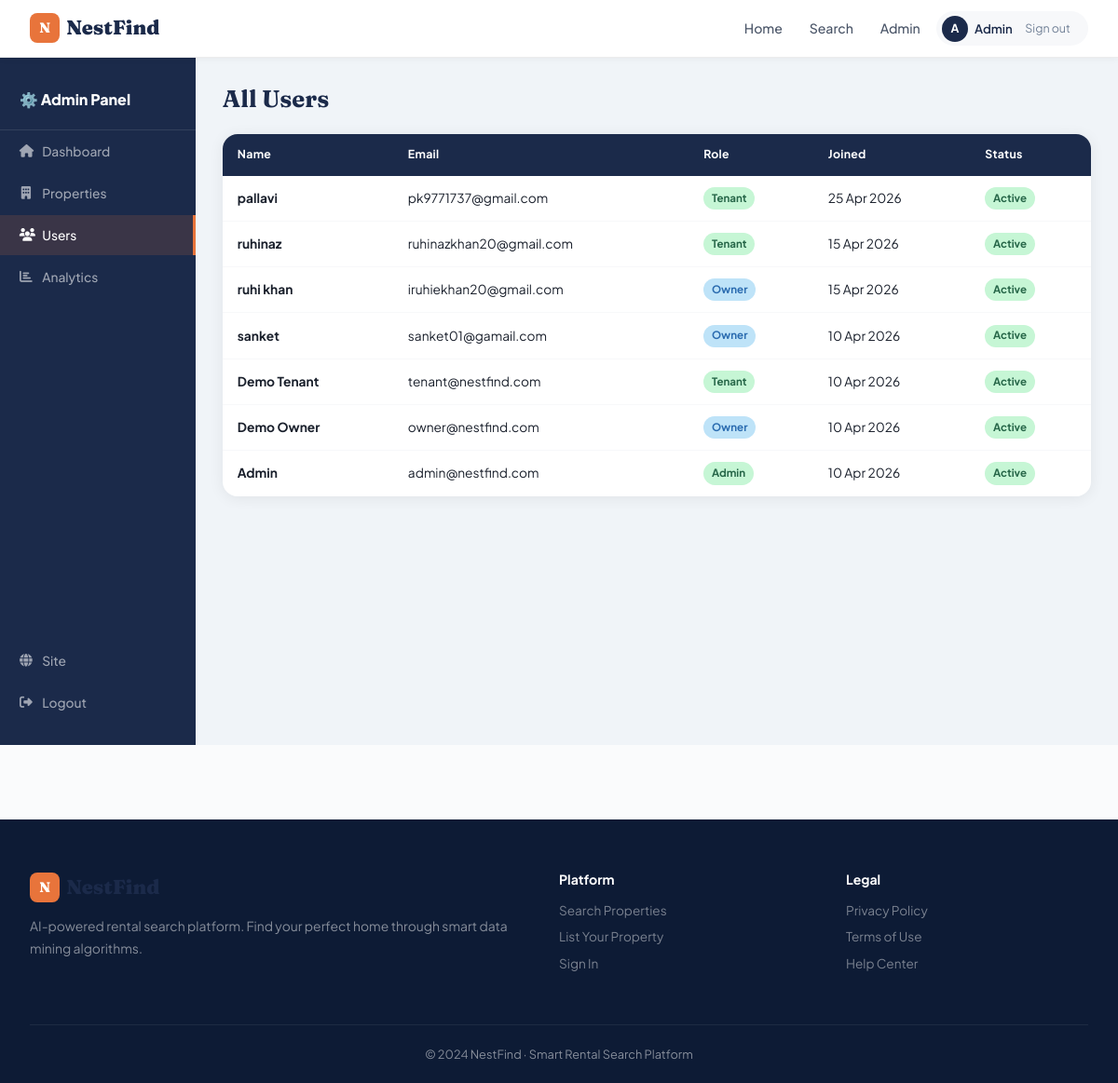
Page /admin/users (signed in) on the committed database.
### models.py (models this page shows)
class User(UserMixin, db.Model):
    __tablename__ = 'users'
    id = db.Column(db.Integer, primary_key=True)
    name = db.Column(db.String(100), nullable=False)
    email = db.Column(db.String(150), unique=True, nullable=False)
    password = db.Column(db.String(200), nullable=False)
    role = db.Column(db.String(20), default='tenant')  # tenant / owner / admin
    is_blocked = db.Column(db.Boolean, default=False)
    created_at = db.Column(db.DateTime, default=datetime.utcnow)
    preferences = db.relationship('TenantPreference', backref='user', uselist=False, lazy=True)
    properties = db.relationship('Property', backref='owner', lazy=True, foreign_keys='Property.owner_id')
    wishlist = db.relationship('Wishlist', backref='user', lazy=True)
    reviews = db.relationship('Review', backref='user', lazy=True)

### routes/admin.py (the view)
@admin.route('/users')
@login_required
@require_admin
def users():
    all_users = User.query.filter(User.role != 'superadmin').order_by(User.created_at.desc()).all()
    return render_template('admin/users.html', users=all_users)

### routes/admin.py (called while the page is built)
def require_admin(f):
    @wraps(f)
    def dec(*a, **kw):
        if not current_user.is_authenticated or current_user.role != 'admin':
            flash('Admin access required.', 'danger')
            return redirect(url_for('auth.login'))
        return f(*a, **kw)
    return dec

### routes/auth.py (called while the page is built)
@login_manager.user_loader
def load_user(user_id):
    return User.query.get(int(user_id))

### templates/admin/users.html (shortened to what this page needs)
{% extends 'admin/base.html' %}
{% block admin_content %}
<h1 class="admin-title">All Users</h1>
<div class="table-wrap">
  <table><thead><tr><th>Name</th><th>Email</th><th>Role</th><th>Joined</th><th>Status</th></tr></thead>
  <tbody>{% for u in users %}
  <tr>
    <td><strong>{{ u.name }}</strong></td><td>{{ u.email }}</td>
    <td><span class="badge {{ 'blue' if u.role=='owner' else 'red' if u.role=='blocked' else 'green' }}">{{ u.role|capitalize }}</span></td>
    <td>{{ u.created_at.strftime('%d %b %Y') }}</td>
    <td>{% if u.is_blocked %}<span class="badge red">Blocked</span>{% else %}<span class="badge green">Active</span>{% endif %}</td>
  </tr>
  {% endfor %}</tbody></table>
</div>
{% endblock %}

### templates/base.html (shortened to what this page needs)
<!DOCTYPE html>
<html lang="en">
<head>
<link rel="stylesheet" href="https://cdnjs.cloudflare.com/ajax/libs/font-awesome/6.5.0/css/all.min.css"/>
<link rel="stylesheet" href="/static/css/main.css"/>
</head>
<body>
<nav class="navbar">
  <a href="/" class="brand">
    <div class="brand-mark">N</div>
    <span class="brand-name">NestFind</span>
  </a>
  <div class="nav-links" id="navLinks">
    <a href="/" class="nav-link {% if request.path=='/' %}active{% endif %}">Home</a>
    <a href="/search" class="nav-link {% if '/search' in request.path %}active{% endif %}">Search</a>
    {% if current_user.is_authenticated %}
      {% if current_user.role == 'admin' %}
        <a href="/admin/dashboard" class="nav-link">Admin</a>
      {% elif current_user.role == 'owner' %}
        <a href="/owner/dashboard" class="nav-link">My Listings</a>
        <a href="/owner/property/add" class="nav-cta">+ List Property</a>
      {% else %}
        <a href="/wishlist" class="nav-link"><i class="fas fa-heart"></i> Saved</a>
      {% endif %}
      <div class="nav-user-pill">
        <div class="user-dot">{{ current_user.name[0].upper() }}</div>
        <span>{{ current_user.name.split()[0] }}</span>
        <a href="/logout" class="logout-link">Sign out</a>
      </div>
    {% else %}
      <a href="/login" class="nav-link">Login</a>
      <a href="/register" class="nav-cta">Register</a>
    {% endif %}
  </div>
</nav>
<main>{% block content %}{% endblock %}</main>
<footer class="site-footer">
  <div class="footer-grid">
    <div class="footer-about">
      <div class="brand"><div class="brand-mark">N</div><span class="brand-name">NestFind</span></div>
      <p>AI-powered rental search platform. Find your perfect home through smart data mining algorithms.</p>
    </div>
    <div>
      <h4>Platform</h4>
      <a href="/search">Search Properties</a>
      <a href="/register">List Your Property</a>
      <a href="/login">Sign In</a>
    </div>
    <div>
      <h4>Legal</h4>
      <a href="#">Privacy Policy</a>
      <a href="#">Terms of Use</a>
      <a href="#">Help Center</a>
    </div>
  </div>
  <div class="footer-bottom">© 2024 NestFind · Smart Rental Search Platform</div>
</footer>
</body>
</html>

### static/css/main.css (style rules this page uses)
:root { --navy:#1B2A4A; --blue:#2E5FA3; --lblue:#D6E4F7; --orange:#E8743B; --orange2:#d4663a; --dark:#0D1B35; --gray:#4A5568; --lgray:#F7F8FA; --mgray:#CBD5E0; --white:#FFFFFF; --cream:#FAFBFC; --text:#1A202C; --muted:#718096; --green:#276749; --red:#C53030; --yellow:#B7791F; --r:10px; --r2:16px; --r3:24px; --sh:0 2px 16px rgba(0,0,0,0.07); --sh2:0 8px 32px rgba(0,0,0,0.10); --t:all 0.22s cubic-bezier(0.4,0,0.2,1); }
*,*::before,*::after { box-sizing:border-box;margin:0;padding:0 }
html { scroll-behavior:smooth }
body { font-family:'Plus Jakarta Sans',system-ui,sans-serif;background:var(--cream);color:var(--text);line-height:1.6 }
h1,h2,h3,h4 { font-family:'Fraunces',Georgia,serif;line-height:1.2;color:var(--navy) }
a { color:var(--orange);text-decoration:none;transition:var(--t) }
.navbar { position:sticky;top:0;z-index:1000;background:rgba(255,255,255,0.97);backdrop-filter:blur(12px);border-bottom:1px solid rgba(0,0,0,0.07);height:62px;padding:0 2rem;display:flex;align-items:center;justify-content:space-between;box-shadow:0 1px 8px rgba(0,0,0,0.05) }
.brand { display:flex;align-items:center;gap:.45rem;font-family:'Fraunces',serif;font-size:1.35rem;font-weight:900;color:var(--navy)!important }
.brand-mark { width:32px;height:32px;background:var(--orange);border-radius:8px;display:flex;align-items:center;justify-content:center;font-size:.95rem;font-weight:900;color:white }
.brand-name { color:var(--navy) }
.nav-links { display:flex;align-items:center;gap:.3rem }
.nav-link { color:var(--gray)!important;padding:.4rem .75rem;border-radius:8px;font-weight:500;font-size:.88rem;transition:var(--t) }
.nav-user-pill { display:flex;align-items:center;gap:.45rem;background:var(--lgray);border-radius:50px;padding:.3rem .8rem .3rem .4rem }
.user-dot { width:28px;height:28px;background:var(--navy);color:white;border-radius:50%;display:flex;align-items:center;justify-content:center;font-weight:700;font-size:.78rem }
.nav-user-pill span { font-size:.82rem;font-weight:600;color:var(--navy) }
.logout-link { font-size:.78rem;color:var(--muted)!important;padding:.2rem .4rem;border-radius:5px }
.badge { display:inline-block;padding:.18rem .55rem;border-radius:50px;font-size:.72rem;font-weight:700 }
.badge.green { background:#C6F6D5;color:var(--green) }
.badge.blue { background:#BEE3F8;color:#2B6CB0 }
.admin-title { font-size:1.6rem;margin-bottom:1.4rem }
.table-wrap { border-radius:var(--r2);overflow:hidden;box-shadow:var(--sh) }
table { width:100%;border-collapse:collapse;background:white }
thead { background:var(--navy) }
th { padding:.78rem 1rem;font-size:.77rem;font-weight:700;text-align:left;color:white;letter-spacing:.3px }
td { padding:.75rem 1rem;font-size:.86rem;border-bottom:1px solid var(--lgray);vertical-align:middle }
tr:last-child td { border-bottom:none }
.site-footer { background:var(--dark);color:rgba(255,255,255,.5);padding:3.5rem 2rem 0;margin-top:5rem }
.footer-grid { max-width:1160px;margin:0 auto;display:grid;grid-template-columns:2fr 1fr 1fr;gap:3rem;padding-bottom:3rem }
.footer-about .brand { margin-bottom:.8rem }
.footer-about p { font-size:.87rem;line-height:1.7 }
.footer-grid h4 { color:white;font-size:.88rem;margin-bottom:.9rem;font-family:'Plus Jakarta Sans',sans-serif }
.footer-grid a { display:block;color:rgba(255,255,255,.45);font-size:.85rem;margin-bottom:.4rem;transition:var(--t) }
.footer-bottom { border-top:1px solid rgba(255,255,255,.07);padding:1.3rem 0;text-align:center;font-size:.8rem;max-width:1160px;margin:0 auto }

### rows in the picture
User: name "A", name "Admin", email "admin@nestfind.com", role "Admin", created_at "10 Apr 2026", is_blocked "Active"
User: name "pallavi", email "pk9771737@gmail.com", role "Tenant", created_at "25 Apr 2026", is_blocked "Active"
User: name "ruhinaz", email "ruhinazkhan20@gmail.com", role "Tenant", created_at "15 Apr 2026", is_blocked "Active"
User: name "ruhi khan", email "iruhiekhan20@gmail.com", role "Owner", created_at "15 Apr 2026", is_blocked "Active"
User: name "sanket", email "sanket01@gamail.com", role "Owner", created_at "10 Apr 2026", is_blocked "Active"
User: name "Demo Tenant", email "tenant@nestfind.com", role "Tenant", created_at "10 Apr 2026", is_blocked "Active"
User: name "Demo Owner", email "owner@nestfind.com", role "Owner", created_at "10 Apr 2026", is_blocked "Active"
